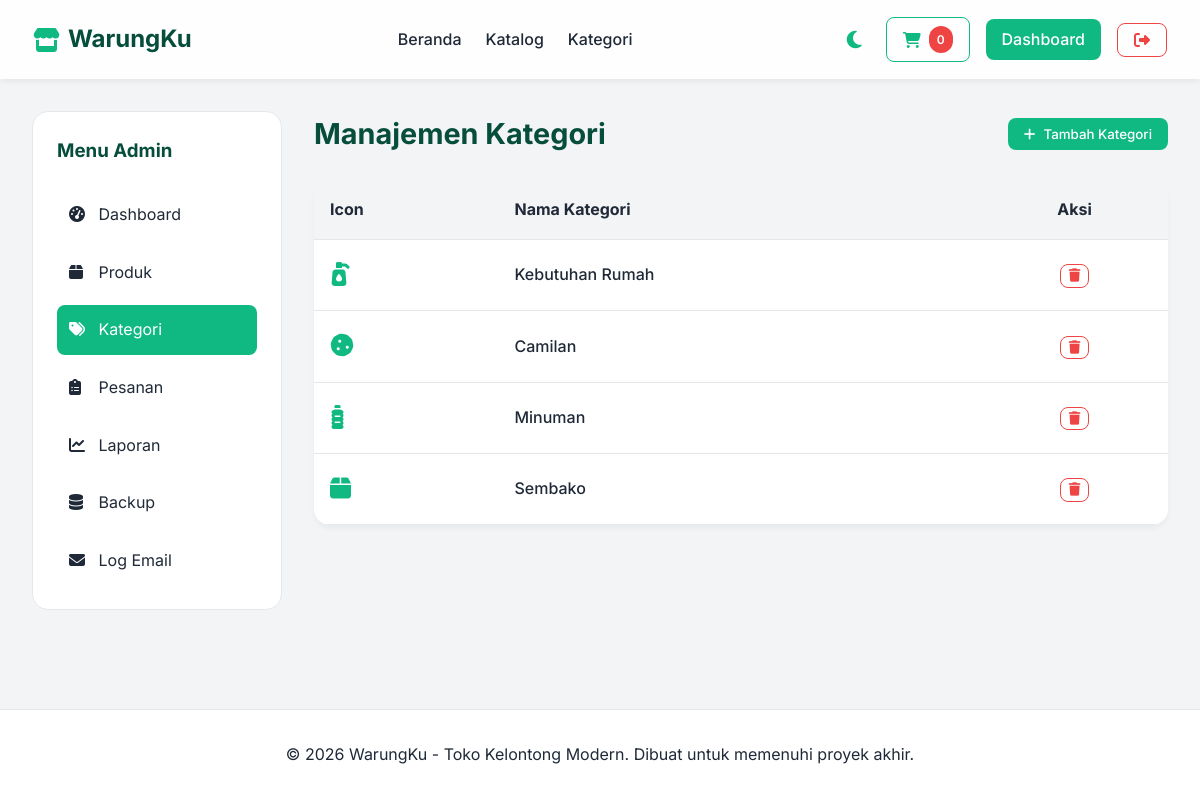
Screenshot of /admin/categories.php (signed in) with the database file from the repository.
### tables this page shows
CREATE TABLE IF NOT EXISTS categories (
    id INT AUTO_INCREMENT PRIMARY KEY,
    name VARCHAR(100) NOT NULL,
    slug VARCHAR(100) NOT NULL UNIQUE,
    icon VARCHAR(50) DEFAULT NULL,
    created_at TIMESTAMP DEFAULT CURRENT_TIMESTAMP
);

### config/db.php (called while the page is built, shortened)
<?php
if (!function_exists('base_url')) {
    function base_url($path = '') {
        $doc_root = str_replace('\\', '/', $_SERVER['DOCUMENT_ROOT'] ?? '');
        $app_dir  = str_replace('\\', '/', dirname(__DIR__));
        $base = '';
        if ($doc_root && strpos($app_dir, $doc_root) === 0) {
            $base = substr($app_dir, strlen($doc_root));
        }
        $base = rtrim(str_replace('\\', '/', $base), '/');
        $path = ltrim($path, '/');
        return $base . ($path !== '' ? '/' . $path : '');
    }
}
?>

### admin/categories.php (the view, shortened to what this page needs)
<?php
require_once __DIR__ . '/../config/db.php';
$categories = $pdo->query("SELECT * FROM categories ORDER BY id DESC")->fetchAll();
require_once __DIR__ . '/../templates/header.php';
?>
<div class="container" style="margin-top: 2rem;">
    <div style="display: flex; gap: 2rem;">
        <aside style="width: 250px; flex-shrink: 0;">
            <div style="background: white; padding: 1.5rem; border-radius: 16px; border: 1px solid var(--border);">
                <h3 style="margin-bottom: 1.5rem; color: var(--secondary);">Menu Admin</h3>
                <div style="display: flex; flex-direction: column; gap: 0.5rem;">
                    <a href="<?= base_url('admin/index.php') ?>" style="padding: 0.75rem; border-radius: 8px; color: var(--text-main);"><i class="fa-solid fa-gauge-high" style="width: 25px;"></i> Dashboard</a>
                    <a href="<?= base_url('admin/products.php') ?>" style="padding: 0.75rem; border-radius: 8px; color: var(--text-main);"><i class="fa-solid fa-box" style="width: 25px;"></i> Produk</a>
                    <a href="<?= base_url('admin/categories.php') ?>" style="padding: 0.75rem; border-radius: 8px; background: var(--primary); color: white;"><i class="fa-solid fa-tags" style="width: 25px;"></i> Kategori</a>
                    <a href="<?= base_url('admin/orders.php') ?>" style="padding: 0.75rem; border-radius: 8px; color: var(--text-main);"><i class="fa-solid fa-clipboard-list" style="width: 25px;"></i> Pesanan</a>
                    <a href="<?= base_url('admin/reports.php') ?>" style="padding: 0.75rem; border-radius: 8px; color: var(--text-main);"><i class="fa-solid fa-chart-line" style="width: 25px;"></i> Laporan</a>
                    <a href="<?= base_url('admin/backup.php') ?>" style="padding: 0.75rem; border-radius: 8px; color: var(--text-main);"><i class="fa-solid fa-database" style="width: 25px;"></i> Backup</a>
                    <a href="<?= base_url('admin/email_logs.php') ?>" style="padding: 0.75rem; border-radius: 8px; color: var(--text-main);"><i class="fa-solid fa-envelope" style="width: 25px;"></i> Log Email</a>
                </div>
            </div>
        </aside>
        <div style="flex: 1;">
            <div style="display: flex; justify-content: space-between; align-items: center; margin-bottom: 1.5rem;">
                <h2 class="section-title" style="margin-bottom: 0;">Manajemen Kategori</h2>
                <button onclick="openModal('addCategoryModal')" class="btn btn-primary"><i class="fa-solid fa-plus"></i> Tambah Kategori</button>
            </div>
            <table style="width: 100%; border-collapse: collapse; background: white; border-radius: 16px; overflow: hidden; box-shadow: 0 4px 6px -1px rgba(0,0,0,0.05);">
                <thead style="background: var(--bg-light); border-bottom: 1px solid var(--border);">
                    <tr>
                        <th style="padding: 1rem; text-align: left;">Icon</th>
                        <th style="padding: 1rem; text-align: left;">Nama Kategori</th>
                        <th style="padding: 1rem; text-align: center;">Aksi</th>
                    </tr>
                </thead>
                <tbody>
                    <?php foreach($categories as $c): ?>
                    <tr style="border-bottom: 1px solid var(--border);">
                        <td style="padding: 1rem; font-size: 1.5rem; color: var(--primary);"><i class="fa-solid <?= htmlspecialchars($c['icon']) ?>"></i></td>
                        <td style="padding: 1rem; font-weight: 500;"><?= htmlspecialchars($c['name']) ?></td>
                        <td style="padding: 1rem; text-align: center;">
                            <form method="POST" action="" onsubmit="return confirm('Hapus kategori ini?');" style="display:inline;">
                                <button type="submit" class="btn btn-outline" style="border-color: var(--danger); color: var(--danger); padding: 0.25rem 0.5rem;"><i class="fa-solid fa-trash"></i></button>
                            </form>
                        </td>
                    </tr>
                    <?php endforeach; ?>
                </tbody>
            </table>
        </div>
    </div>
</div>
<?php require_once __DIR__ . '/../templates/footer.php'; ?>

### assets/css/style.css (style rules this page uses)
:root { --primary: #10B981; --primary-dark: #059669; --secondary: #064E3B; --accent: #FBBF24; --bg-light: #F3F4F6; --bg-white: #FFFFFF; --text-main: #1F2937; --text-muted: #6B7280; --border: #E5E7EB; --danger: #EF4444; --success: #10B981; }
* { margin: 0; padding: 0; box-sizing: border-box; font-family: 'Inter', -apple-system, BlinkMacSystemFont, "Segoe UI", Roboto, sans-serif; }
body { background-color: var(--bg-light); color: var(--text-main); line-height: 1.6; display: flex; flex-direction: column; min-height: 100vh; transition: background-color 0.3s, color 0.3s; }
a { text-decoration: none; color: inherit; }
.btn { padding: 0.5rem 1rem; border-radius: 8px; font-weight: 500; cursor: pointer; transition: all 0.2s; border: none; display: inline-flex; align-items: center; gap: 0.5rem; }
.btn-primary { background: var(--primary); color: white; }
.btn-outline { border: 1px solid var(--primary); color: var(--primary); background: transparent; }
.container { max-width: 1200px; margin: 0 auto; padding: 0 2rem; }
.section-title { font-size: 1.8rem; color: var(--secondary); margin-bottom: 1.5rem; }

### rows the page displays
categories: name "Kebutuhan Rumah"
categories: name "Camilan"
categories: name "Minuman"
categories: name "Sembako"

### other values shown
$cartCount "0"
